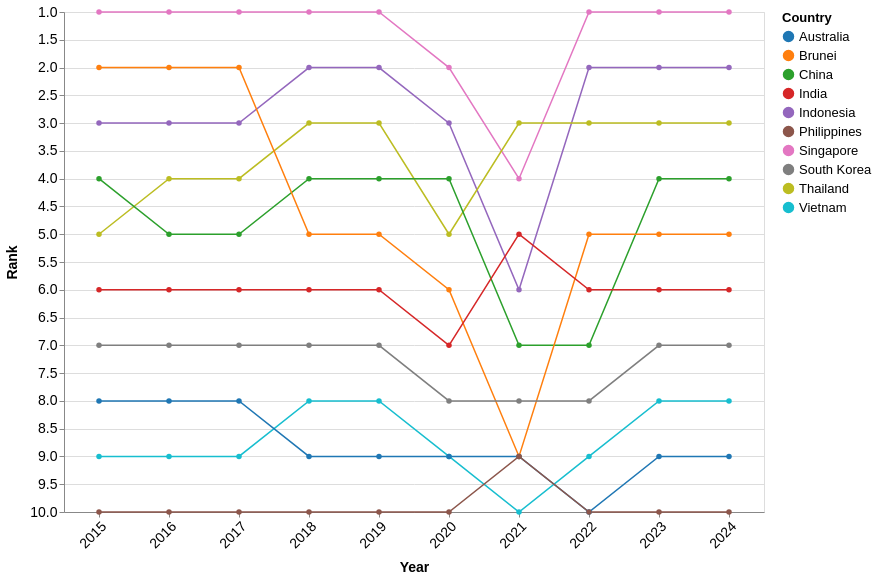

Source (Vega-Lite JSON):
### Vega-Lite specification from a JSON file in a GitHub repository (floating-point values rounded to 4 significant figures)
{"$schema": "https://vega.github.io/schema/vega-lite/v5.json", "width": 700, "height": 500, "data": {"values": [{"Country": "Singapore", "year": 2024, "Visitors": 4276007, "rank": 1}, {"Country": "Singapore", "year": 2023, "Visitors": 8308230, "rank": 1}, {"Country": "Singapore", "year": 2022, "Visitors": 5222991, "rank": 1}, {"Country": "Singapore", "year": 2021, "Visitors": 16308, "rank": 4}, {"Country": "Singapore", "year": 2020, "Visitors": 1545255, "rank": 2}, {"Country": "Singapore", "year": 2019, "Visitors": 10163882, "rank": 1}, {"Country": "Singapore", "year": 2018, "Visitors": 10615986, "rank": 1}, {"Country": "Singapore", "year": 2017, "Visitors": 12441713, "rank": 1}, {"Country": "Singapore", "year": 2016, "Visitors": 13272961, "rank": 1}, {"Country": "Singapore", "year": 2015, "Visitors": 12930754, "rank": 1}, {"Country": "Indonesia", "year": 2024, "Visitors": 1786630, "rank": 2}, {"Country": "Indonesia", "year": 2023, "Visitors": 3108165, "rank": 2}, {"Country": "Indonesia", "year": 2022, "Visitors": 1481739, "rank": 2}, {"Country": "Indonesia", "year": 2021, "Visitors": 11025, "rank": 6}, {"Country": "Indonesia", "year": 2020, "Visitors": 711723, "rank": 3}, {"Country": "Indonesia", "year": 2019, "Visitors": 3623277, "rank": 2}, {"Country": "Indonesia", "year": 2018, "Visitors": 3277689, "rank": 2}, {"Country": "Indonesia", "year": 2017, "Visitors": 2796570, "rank": 3}, {"Country": "Indonesia", "year": 2016, "Visitors": 3049964, "rank": 3}, {"Country": "Indonesia", "year": 2015, "Visitors": 2788033, "rank": 3}, {"Country": "Thailand", "year": 2024, "Visitors": 813783, "rank": 3}, {"Country": "Thailand", "year": 2023, "Visitors": 1551282, "rank": 3}, {"Country": "Thailand", "year": 2022, "Visitors": 715528, "rank": 3}, {"Country": "Thailand", "year": 2021, "Visitors": 59607, "rank": 3}, {"Country": "Thailand", "year": 2020, "Visitors": 394413, "rank": 5}, {"Country": "Thailand", "year": 2019, "Visitors": 1884306, "rank": 3}, {"Country": "Thailand", "year": 2018, "Visitors": 1914692, "rank": 3}, {"Country": "Thailand", "year": 2017, "Visitors": 1836522, "rank": 4}, {"Country": "Thailand", "year": 2016, "Visitors": 1780800, "rank": 4}, {"Country": "Thailand", "year": 2015, "Visitors": 1343569, "rank": 5}, {"Country": "China", "year": 2024, "Visitors": 1449711, "rank": 4}, {"Country": "China", "year": 2023, "Visitors": 1474114, "rank": 4}, {"Country": "China", "year": 2022, "Visitors": 211363, "rank": 7}, {"Country": "China", "year": 2021, "Visitors": 7701, "rank": 7}, {"Country": "China", "year": 2020, "Visitors": 405149, "rank": 4}, {"Country": "China", "year": 2019, "Visitors": 3114257, "rank": 4}, {"Country": "China", "year": 2018, "Visitors": 2944133, "rank": 4}, {"Country": "China", "year": 2017, "Visitors": 2281666, "rank": 5}, {"Country": "China", "year": 2016, "Visitors": 2124942, "rank": 5}, {"Country": "China", "year": 2015, "Visitors": 1677163, "rank": 4}, {"Country": "Brunei", "year": 2024, "Visitors": 565999, "rank": 5}, {"Country": "Brunei", "year": 2023, "Visitors": 811833, "rank": 5}, {"Country": "Brunei", "year": 2022, "Visitors": 301757, "rank": 5}, {"Country": "Brunei", "year": 2021, "Visitors": 773, "rank": 9}, {"Country": "Brunei", "year": 2020, "Visitors": 136020, "rank": 6}, {"Country": "Brunei", "year": 2019, "Visitors": 1216123, "rank": 5}, {"Country": "Brunei", "year": 2018, "Visitors": 1382031, "rank": 5}, {"Country": "Brunei", "year": 2017, "Visitors": 1660506, "rank": 2}, {"Country": "Brunei", "year": 2016, "Visitors": 1391016, "rank": 2}, {"Country": "Brunei", "year": 2015, "Visitors": 1133555, "rank": 2}, {"Country": "India", "year": 2024, "Visitors": 537493, "rank": 6}, {"Country": "India", "year": 2023, "Visitors": 671846, "rank": 6}, {"Country": "India", "year": 2022, "Visitors": 324548, "rank": 6}, {"Country": "India", "year": 2021, "Visitors": 3916, "rank": 5}, {"Country": "India", "year": 2020, "Visitors": 155883, "rank": 7}, {"Country": "India", "year": 2019, "Visitors": 735309, "rank": 6}, {"Country": "India", "year": 2018, "Visitors": 600311, "rank": 6}, {"Country": "India", "year": 2017, "Visitors": 552739, "rank": 6}, {"Country": "India", "year": 2016, "Visitors": 638578, "rank": 6}, {"Country": "India", "year": 2015, "Visitors": 722141, "rank": 6}, {"Country": "South Korea", "year": 2024, "Visitors": 232711, "rank": 7}, {"Country": "South Korea", "year": 2023, "Visitors": 400853, "rank": 7}, {"Country": "South Korea", "year": 2022, "Visitors": 146384, "rank": 8}, {"Country": "South Korea", "year": 2021, "Visitors": 3028, "rank": 8}, {"Country": "South Korea", "year": 2020, "Visitors": 119750, "rank": 8}, {"Country": "South Korea", "year": 2019, "Visitors": 673065, "rank": 7}, {"Country": "South Korea", "year": 2018, "Visitors": 616783, "rank": 7}, {"Country": "South Korea", "year": 2017, "Visitors": 484528, "rank": 7}, {"Country": "South Korea", "year": 2016, "Visitors": 444439, "rank": 7}, {"Country": "South Korea", "year": 2015, "Visitors": 421161, "rank": 7}, {"Country": "Vietnam", "year": 2024, "Visitors": 137344, "rank": 8}, {"Country": "Vietnam", "year": 2023, "Visitors": 286083, "rank": 8}, {"Country": "Vietnam", "year": 2022, "Visitors": 123931, "rank": 9}, {"Country": "Vietnam", "year": 2021, "Visitors": 14136, "rank": 10}, {"Country": "Vietnam", "year": 2020, "Visitors": 71622, "rank": 9}, {"Country": "Vietnam", "year": 2019, "Visitors": 892716, "rank": 8}, {"Country": "Vietnam", "year": 2018, "Visitors": 786327, "rank": 8}, {"Country": "Vietnam", "year": 2017, "Visitors": 638135, "rank": 9}, {"Country": "Vietnam", "year": 2016, "Visitors": 703737, "rank": 9}, {"Country": "Vietnam", "year": 2015, "Visitors": 646891, "rank": 9}, {"Country": "Australia", "year": 2024, "Visitors": 159318, "rank": 9}, {"Country": "Australia", "year": 2023, "Visitors": 276477, "rank": 9}, {"Country": "Australia", "year": 2022, "Visitors": 118598, "rank": 10}, {"Country": "Australia", "year": 2021, "Visitors": 33451, "rank": 9}, {"Country": "Australia", "year": 2020, "Visitors": 195146, "rank": 9}, {"Country": "Australia", "year": 2019, "Visitors": 1282782, "rank": 9}, {"Country": "Australia", "year": 2018, "Visitors": 1034871, "rank": 9}, {"Country": "Australia", "year": 2017, "Visitors": 899202, "rank": 8}, {"Country": "Australia", "year": 2016, "Visitors": 737115, "rank": 8}, {"Country": "Australia", "year": 2015, "Visitors": 714047, "rank": 8}, {"Country": "Philippines", "year": 2024, "Visitors": 60100, "rank": 10}, {"Country": "Philippines", "year": 2023, "Visitors": 137781, "rank": 10}, {"Country": "Philippines", "year": 2022, "Visitors": 86462, "rank": 10}, {"Country": "Philippines", "year": 2021, "Visitors": 10229, "rank": 9}, {"Country": "Philippines", "year": 2020, "Visitors": 53889, "rank": 10}, {"Country": "Philippines", "year": 2019, "Visitors": 1114257, "rank": 10}, {"Country": "Philippines", "year": 2018, "Visitors": 1167375, "rank": 10}, {"Country": "Philippines", "year": 2017, "Visitors": 1066461, "rank": 10}, {"Country": "Philippines", "year": 2016, "Visitors": 1029488, "rank": 10}, {"Country": "Philippines", "year": 2015, "Visitors": 957408, "rank": 10}]}, "mark": {"type": "line", "point": true, "strokeWidth": 1.5}, "encoding": {"x": {"field": "year", "type": "ordinal", "title": "Year", "axis": {"labelOverlap": "parity", "labelAngle": -45}}, "y": {"field": "rank", "type": "quantitative", "title": "Rank", "scale": {"domain": [10, 1], "nice": true}, "axis": {"reverse": true}}, "color": {"field": "Country", "type": "nominal", "scale": {"scheme": "category10"}}, "tooltip": [{"field": "Country", "type": "nominal", "title": "Country"}, {"field": "year", "type": "ordinal", "title": "Year"}, {"field": "rank", "type": "quantitative", "title": "Rank"}, {"field": "Visitors", "type": "quantitative", "title": "Visitors", "format": ","}]}, "config": {"axis": {"labelFontSize": 14, "titleFontSize": 14, "titlePadding": 10}, "legend": {"labelFontSize": 13, "titleFontSize": 13, "labelPadding": 10}, "tooltip": {"labelFontSize": 15, "titleFontSize": 15}}}
